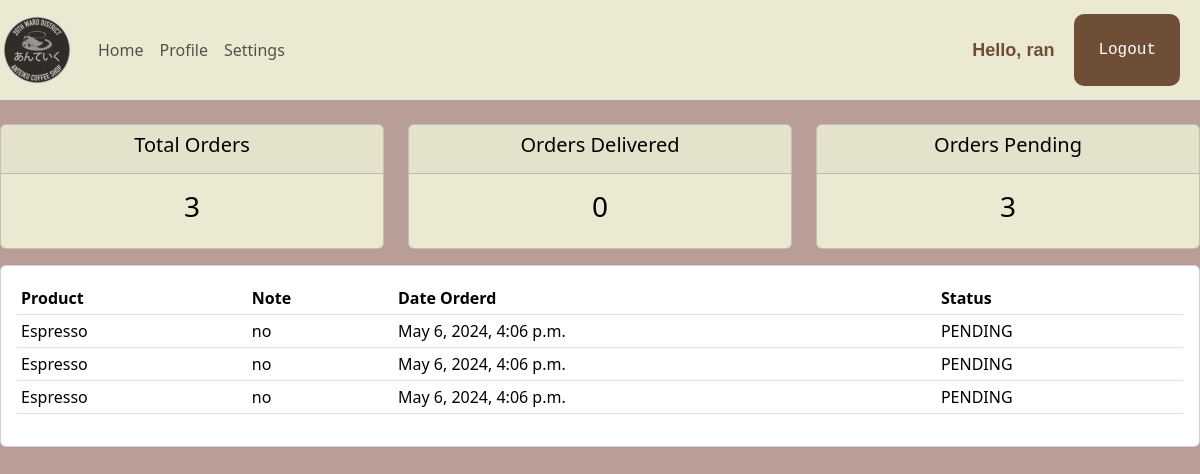
The page /user/ (signed in) on the database its author committed.
### shopFront/models.py (models this page shows)
class Order(models.Model):
    placed_at = models.DateTimeField(auto_now_add=True)
    payment_status = models.CharField(max_length=20,choices=PAYMENT_STATUS_CHOICES,default=PAYMENT_STATUS_PENDING)
    customer = models.ForeignKey(Customer,on_delete=models.PROTECT)
    product = models.ForeignKey(Product,null=True, on_delete=models.PROTECT)
    note = models.CharField(max_length=1000, null=True)
    def __str__(self):
        return self.product.title

class Product(models.Model):
    CATEGORY = (
			('Hot', 'Hot'),
			('Cold', 'Cold'),
			)
    HOLIDAYS = (
        ('Eid al-Fitr', 'Eid al-Fitr'),
        ('Christmas', 'Christmas'),
        ('Halloween', 'Halloween'),
    )
    title = models.CharField(max_length=255)
    description = models.TextField()
    unit_price = models.DecimalField(max_digits=6,decimal_places=2)
    inventory = models.IntegerField()
    last_update = models.DateTimeField(auto_now=True)
    promotions = models.CharField(max_length=200, null=True, choices=HOLIDAYS)
    category = models.CharField(max_length=200, null=True, choices=CATEGORY)
    def __str__(self):
        return self.title

### shopFront/decorators.py (the view)
		def wrapper_func(request, *args, **kwargs):
			group = None
			if request.user.groups.exists():
				group = request.user.groups.all()[0].name
			if group in allowed_roles:
				return view_func(request, *args, **kwargs)
			else:
				return HttpResponse('You are not authorized to view this page')

### shopFront/views.py (called while the page is built)
@login_required(login_url='loginPage')
@allowed_users(allowed_roles=['customer'])
def userPage(request):
    orders = request.user.customer.order_set.all()
    total_orders = orders.count()
    delivered = orders.filter(payment_status='COMPLETE').count
    pending = orders.filter(payment_status='PENDING').count
    print('ORDERS:',orders)
    context = {'orders':orders,
               'total_orders':total_orders,'delivered':delivered,
               'pending':pending}
    return render(request,'shopFront/user.html',context)

### shopFront/templates/shopFront/user.html
{% extends "shopFront/main.html" %}
{% block content %}
{%  include 'shopFront/status.html' %}
<div class="row">
	<div class="col-md">
		<div class="card card-body">
			<table class="table table-sm">
				<tr>
					<th>Product</th>
					<th>Note</th>
					<th>Date Orderd</th>
					<th>Status</th>
				</tr>
				{% for order in orders %}
				<tr>
					<td>{{order.product}}</td>
					<td>{{order.note}}</td>
					<td>{{order.placed_at}}</td>
					<td>{{order.payment_status}}</td>
				</tr>
				{% endfor %}
			</table>
		</div>
	</div>
</div>
{% endblock content %}

### shopFront/templates/shopFront/navbar.html (shortened to what this page needs)
{% load static %}
<nav class="navbar sticky-top navbar-expand-lg navbar-light" style="background-color:#ece9d2">
    <a class="navbar-brand" href="#"><img src="{% static "/images/logo.jpg" %}" alt="coffe mug"></a>
    <div class="collapse navbar-collapse" id="navbarNav">
      <ul class="navbar-nav">
        <li class="nav-item active">
          <a class="nav-link" href="{% url "homePage" %}">Home</a>
        </li>
        {% if request.user.is_staff %}
        <li class="nav-item">
          <a class="nav-link" href="{% url "dashboardPage" %}">Dashboard</a>
        </li>
        <li class="nav-item">
          <a class="nav-link" href="{% url "productsPage" %}">Products</a>
        </li>
        {% else %}
        <li class="nav-item">
          <a class="nav-link" href="{% url "user-Page" %}">Profile</a>
        </li>
        <li class="nav-item">
          <a class="nav-link" href="{% url 'account' %}">Settings</a>
        </li>
        {% endif %}
      </ul>
    </div>
    <span class="hello-msg">Hello, {{request.user}}</span>
    <form action="{% url 'logout' %}">
      <input class="logout-btn" type="submit" value="Logout" />
    </form>
  </nav>

### shopFront/templates/shopFront/main.html (style rules this page uses)
body { background-color : #B89E97; }

### shopFront/templates/shopFront/navbar.html (style rules this page uses)
.hello-msg { font-size:18px; color:#6F4E37; font-weight:bold; font-family: sans-serif; margin-right:20px; }

### rows shown on the page
Order: product "Espresso", note "no", placed_at "May 6, 2024, 4:06 p.m.", payment_status "PENDING"
Order: product "Espresso", note "no", placed_at "May 6, 2024, 4:06 p.m.", payment_status "PENDING"
Order: product "Espresso", note "no", placed_at "May 6, 2024, 4:06 p.m.", payment_status "PENDING"

### other values the page prints
{{ request.user }} "ran"
{{ total_orders }} "3"
{{ delivered }} "0"
{{ pending }} "3"
